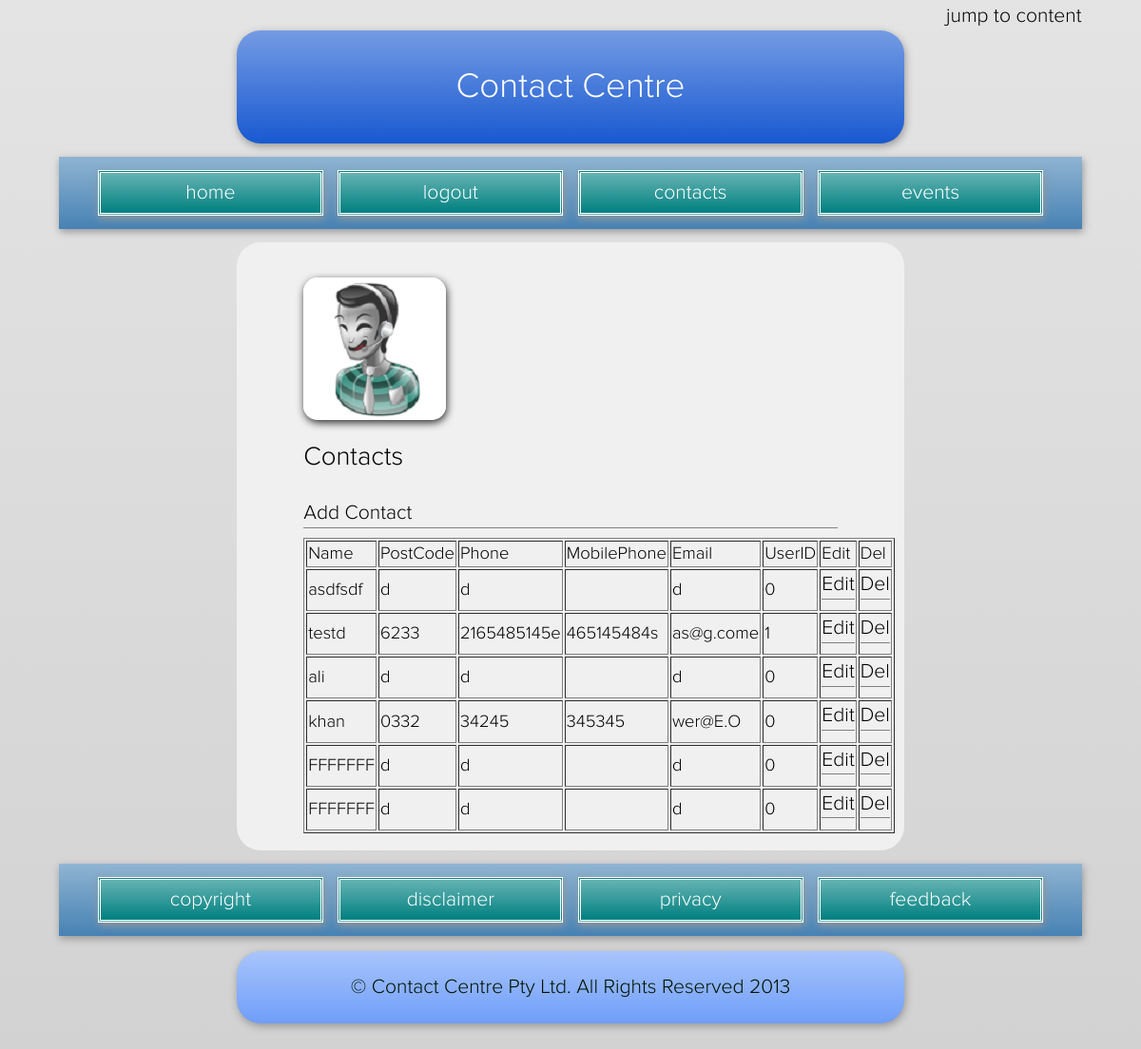
/WebSiteDevelopment/contacts.php (signed in), run on the app's committed database.
### tables this page shows
CREATE TABLE IF NOT EXISTS `tcontact` (
  `ContactID` int(11) NOT NULL AUTO_INCREMENT,
  `Name` varchar(255) NOT NULL,
  `Address` varchar(255) NOT NULL,
  `Town` varchar(255) NOT NULL,
  `State` varchar(3) NOT NULL,
  `PostCode` varchar(4) NOT NULL,
  `Phone` varchar(12) NOT NULL,
  `MobilePhone` varchar(15) NOT NULL,
  `Email` varchar(255) NOT NULL,
  `UserID` int(11) DEFAULT NULL,
  PRIMARY KEY (`ContactID`)
);

### WebSiteDevelopment/contacts.php (the view, shortened to what this page needs)
<?php
include  (dirname(__FILE__) . '/header.php');
?>
<div class="layout-grid">
    <div id="jumps" class="layout-cell layout-1">
        <div>
            <img src="images/contact.png" alt="Contacts"/>
            <h2>Contacts</h2>
            <a href="addcontact.php">Add Contact</a>
			<table border='1'>
<tr>
<td>Name</td>
<td>PostCode</td>
<td>Phone</td>
<td>MobilePhone</td>
<td>Email</td>
<td>UserID</td>
<td>Edit</td>
<td>Del</td>
</tr>
<?php
$query = "SELECT * FROM tcontact";
$result = mysql_query($query) or die(mysql_error());
while ($newArray = mysql_fetch_array($result))
	{
$id = $newArray['ContactID'];
$Name = $newArray['Name'];
$PostCode = $newArray['PostCode'];
$Phone = $newArray['Phone'];
$MobilePhone = $newArray['MobilePhone'];
$Email = $newArray['Email'];
$UserID = $newArray['UserID'];
echo "<tr><td>$Name</td><td>$PostCode</td><td>$Phone</td><td>$MobilePhone</td><td>$Email</td><td>$UserID</td><td><a href='editcontact.php?id=$id'>Edit</a></td><td>
<a href='contacts.php?delid=$id'>Del</a></td></tr>";
}
			?>
			</table>
        </div>
    </div>
</div>
<?php
include  (dirname(__FILE__)  . '/footer.php');
?>

### WebSiteDevelopment/header.php (shortened to what this page needs)
?><!DOCTYPE HTML>
<html>
<head>
<link rel="stylesheet" href="style.css" type="text/css" title="contact-centre" />
</head>
<body class="home">
<h1>Contact Centre</h1>
<div id="jump">
<a href="#jumps">jump to content</a>
</div>
<nav>
<ul>
<li><a href="index.php">Home</a></li>
<li>
    <?php
    if (empty($_SESSION['user_id'])){
        echo '<a href="accounts.php">Login/Create</a>' . "\n\r";
    }
    else{
        echo '<a href="logout.php">Logout</a>'. "\n\r";;
    }
    ?>
</li>
<li><a href="contacts.php">Contacts</a></li>
<li><a href="events.php">Events</a></li>
</ul>
</nav>

### WebSiteDevelopment/footer.php
<nav>
    <ul>
        <li><a href="copyright.html">Copyright</a></li>
        <li><a href="disclaimer.html">Disclaimer</a></li>
        <li><a href="privacy.html">Privacy</a></li>
        <li><a href="feedback.html">Feedback</a></li>
    </ul>
</nav>
<aside>&copy; Contact Centre Pty Ltd. All Rights Reserved 2013</aside>
</body>
</html>

### WebSiteDevelopment/style.css (style rules this page uses)
html,body { background:rgb(210,210,210);margin:0;padding:0;min-height:100% }
html { color:rgb(0,0,0);font: normal 115% 'proxima_nova_ltlight';line-height: 1.3;overflow-y:scroll }
body { margin:0 5% 0;padding:1.75em 0 2em 0;position:relative;border-radius:25px }
#jump a,#jump a:link,#jump a:visited { font-size:115%;position:absolute;top:0;right:0;z-index:2;margin:0;padding:.12em;color:#000;text-decoration:none }
.layout-grid { display:block;margin:.75em auto;padding:0;letter-spacing:-0.35em;width:65% }
.layout-cell { letter-spacing:normal;word-spacing:normal;display:inline-block;margin:0 auto 1em auto;padding:0;width:100%!important;vertical-align:top;-webkit-box-sizing:border-box;-moz-box-sizing:border-box;box-sizing:border-box }
.layout-1 { background:rgb(240,240,240);margin:0;padding:1.5em 10% 1em 10%;width:65%;border-radius:25px;width:100% }
.layout-1 img { display:block;margin:.5em 0 1.15em 0;border-radius:15px;box-shadow:1px 3px 8px rgba(0,0,0,.8) }
.layout-1 h2 { background-color:transparent;background-image:none;border-radius:0;border:0;box-shadow:none;color:rgb(0,0,0);font-size:150%!important;font-weight:normal;margin:0 0 1em 0;text-align:left }
.layout-1 a,.layout-1 a:link,.layout-1 a:visited { border-bottom:1px solid gray;color:rgb(0,0,0);display:block;margin:0 0 .5em 0; padding:0 0 1px 0; font-size:115%;text-decoration:none }
h1 { background-color:#1859D1;color:rgb(255,255,255);font-size:200%;font-weight:normal;line-height:1;margin: 0 auto 0;padding: 1.12em 0;text-align: center;width:65%; border-radius:25px;box-shadow:1px 3px 8px rgb(150,150,150) }
html,body,h1,aside,nav ul, nav li a,nav ul li b,nav li a:hover,nav li a:focus,nav li a:active { background-image:-moz-linear-gradient(rgba(255,255,255,.4),rgba(255,255,255,0)); background-image:-o-linear-gradient(rgba(255,255,255,.4),rgba(255,255,255,0)); background-image:-webkit-linear-gradient(rgba(255,255,255,.4),rgba(255,255,255,0)); background-image:inear-gradient(rgba(255,255,255,.4),rgba(255,255,255,0)) }
nav { margin:.75em auto 0;text-align:center;width:99.7%;box-shadow:1px 3px 8px rgb(150,150,150) }
nav ul { background-color:#4682B4;margin:0;padding:.75em 0 }
nav li { display:inline-block;width:23% }
nav li a, nav ul li b { background-color:#008080;border:3px double #fff;color:rgb(255,255,255);font-size:115%;font-weight:normal;display:block;margin:0 .25em;padding:.35em 2%;text-decoration:none;text-transform:lowercase;box-shadow:1px 3px 8px rgb(150,150,150) }
aside { background-color:#6F9EF9;color:rgb(0,17,0);font-size:115%;font-weight:normal;line-height:1;margin: .75em auto;padding: 1.3em 0;text-align: center;width:65%; border-radius:25px;box-shadow:1px 3px 8px rgb(150,150,150) }
body { border:1px dotted red\9 }

### data on the page
tcontact: Name "asdfsdf", PostCode "d", Phone "d", Email "d", UserID "0"
tcontact: Name "testd", PostCode "6233", Phone "2165485145e", MobilePhone "465145484s", Email "as@g.come", UserID "1"
tcontact: Name "ali", PostCode "d", Phone "d", Email "d", UserID "0"
tcontact: Name "khan", PostCode "0332", Phone "34245", MobilePhone "345345", Email "wer@E.O", UserID "0"
tcontact: Name "FFFFFFF", PostCode "d", Phone "d", Email "d", UserID "0"
tcontact: Name "FFFFFFF", PostCode "d", Phone "d", Email "d", UserID "0"
